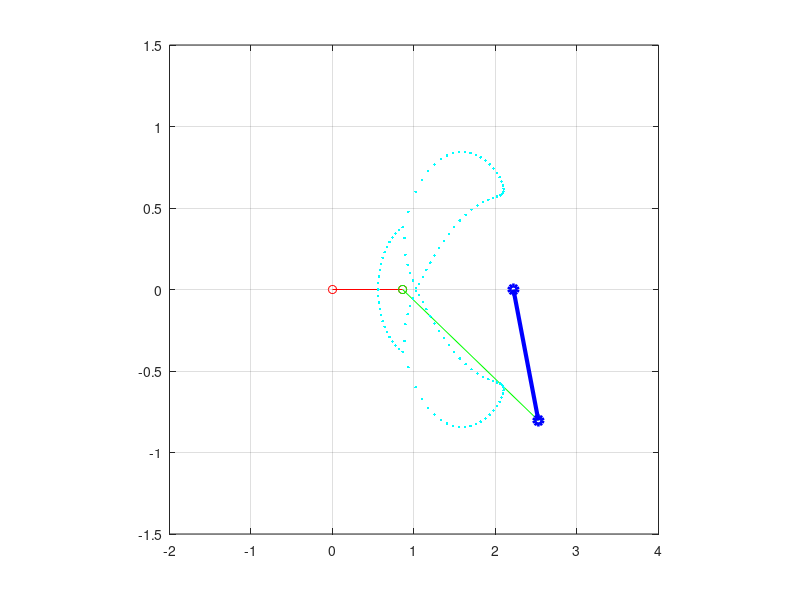

Write MATLAB code to recreate this figure.
% Programa para analizar la posición de un M4L
% Método Lazo Vectorial
% Eduardo Cano G.


% Tamño de eslabones
a = 0.86; %L2
b = 1.85; %L3
c = 0.86; %L4
d = 2.22; %L1
ap = 1.33;


% Coordenadas de Ox, Oy y Qx, Qy
Ox = 0; Oy = 0;
Qx = d; Qy = 0;

theta2d = 0:5:360;


% Posiciones de Ax , Ay
Ax = a*cosd(theta2d);
Ay = a*sind(theta2d);


% Variables Auxiliares 

k1 = d/a;
k2 = d/c;
k3 = (a^2 - b^2 + c^2 + d^2)/(2*a*c);

k4 = d/b;
k5 = d/a;
k6 = (c^2 - a^2 - b^2 - d^2)/(2*a*b);

A = -k1 + cosd(theta2d) - k2*cosd(theta2d) + k3;
B = -2*sind(theta2d);
C = k1 - cosd(theta2d) - k2*cosd(theta2d) + k3;

D = -k5 + cosd(theta2d) + k4*cosd(theta2d) + k6;
E = -2*sind(theta2d);
F = k5 - cosd(theta2d) + k4*cosd(theta2d) + k6;




theta3da = 2*atand((-E + sqrt(E.^2 - 4.*D.*F)) ./ (2.*D));
theta3dc = 2*atand((-E - sqrt(E.^2 - 4.*D.*F)) ./ (2.*D));

theta4da = 2*atand((-B + sqrt(B.^2 - 4.*A.*C)) ./ (2.*A));
theta4dc = 2*atand((-B - sqrt(B.^2 - 4.*A.*C)) ./ (2.*A));



% Posiciones de B

Bxa = c*cosd(theta4da) + d;
Bya = c*sind(theta4da);


Bxc = c*cosd(theta4dc) + d;
Byc = c*sind(theta4dc);

% Posiciones de P

Pxa = Ax + ap*cosd(theta3da);
Pya = Ay + ap*sind(theta3da);

Pxc = Ax + ap*cosd(theta3dc);
Pyc = Ay + ap*sind(theta3dc);



figure(20)
for k = 1 : length(theta2d)
    plot([Ox, Ax(k)] , [Oy, Ay(k)], '-or',...
        [Ax(k) , Bxa(k)] , [Ay(k) , Bya(k)], '-og',...
        [Bxa(k) , Qx] , [Bya(k) , Qy] , '-ob' , ...
        'LineWidth',3);
    hold on;
    %plot(Ax(1:k), Ay(1:k), 'm.', 'LineWidth', 2); 
    %plot(Bxa(1:k), Bya(1:k), 'k.', 'LineWidth', 2);
    plot(Pxa(1:k), Pya(1:k), 'c.', 'LineWidth', 2);
    plot(Pxc(1:k), Pyc(1:k), 'c.', 'LineWidth', 2);

    axis([-2 4 -1.5 1.5])
    grid on
    axis square

    drawnow
    pause(0.1)
    hold off

end
